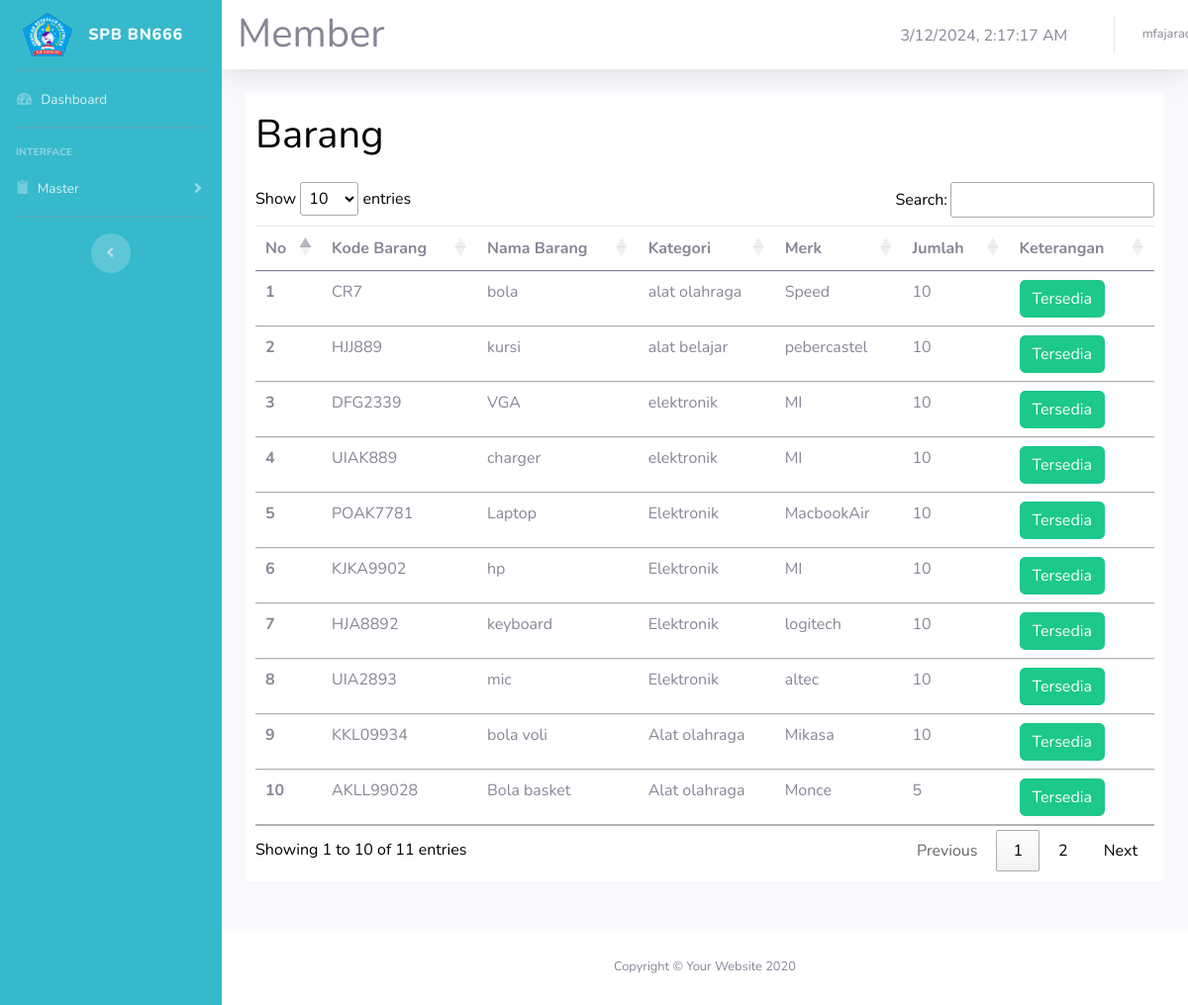
The page /member/data_barang.php (signed in) on the database its author committed.
### tables this page shows
CREATE TABLE `barang` (
  `id` int NOT NULL,
  `kode_barang` varchar(255) NOT NULL,
  `nama_brg` varchar(255) NOT NULL,
  `kategori` varchar(255) NOT NULL,
  `merk` varchar(255) NOT NULL,
  `jumlah` int NOT NULL
);

### controllers/database.php (called while the page is built, shortened)
<?php
$conn = mysqli_connect("localhost", "root", "", "sistem_peminjaman_barang");
function tampil_data($query)
{
    global $conn;
    $sql = mysqli_query($conn, $query);
    $rows = [];
    while ($row = mysqli_fetch_assoc($sql)) {
        $rows[] = $row;
    }
    return $rows;
}

### member/data_barang.php (the view, shortened to what this page needs)
<?php
include_once("../controllers/database.php");
$query = tampil_data('SELECT * FROM barang');
?>
<!DOCTYPE html>
<html lang="en">
<head>
    <link href="vendor/fontawesome-free/css/all.min.css" rel="stylesheet" type="text/css">
    <link href="https://cdn.jsdelivr.net/npm/bootstrap@5.0.2/dist/css/bootstrap.min.css" rel="stylesheet">
    <link rel="stylesheet" href="https://cdn.jsdelivr.net/npm/bootstrap-icons@1.11.3/font/bootstrap-icons.min.css">
    <link href="css/sb-admin-2.min.css" rel="stylesheet">
    <link rel="stylesheet" href="https://cdn.datatables.net/1.13.7/css/jquery.dataTables.min.css">
</head>
<body id="page-top">
    <div id="wrapper">
        <ul class="navbar-nav bg-info sidebar sidebar-dark accordion" id="accordionSidebar">
            <a class="sidebar-brand d-flex align-items-center justify-content-center">
                <div class="gambar">
                    <img src="../images/logo-bn666.png" alt="bn666" width="50">
                </div>
                <div class="sidebar-brand-text mx-3">SPB BN666</div>
            </a>
            <hr class="sidebar-divider my-0">
            <li class="nav-item">
                <a class="nav-link" href="index.php">
                    <i class="fas fa-fw fa-tachometer-alt"></i>
                    <span>Dashboard</span>
                </a>
            </li>
            <hr class="sidebar-divider">
            <div class="sidebar-heading">
                Interface
            </div>
            <li class="nav-item">
                <a class="nav-link collapsed" href="#" data-toggle="collapse" data-target="#collapseTwo" aria-expanded="true" aria-controls="collapseTwo">
                    <i class="bi bi-clipboard2-fill"></i>
                    <span>Master</span>
                </a>
            </li>
            <hr class="sidebar-divider">
            <div class="text-center d-none d-md-inline">
                <button class="rounded-circle border-0" id="sidebarToggle"></button>
            </div>
        </ul>
        <div id="content-wrapper" class="d-flex flex-column">
            <div id="content">
                <nav class="navbar navbar-expand navbar-light bg-white topbar mb-4 static-top shadow">
                    <ul class="navbar-nav ml-auto">
                        <div class="row">
                            <div class="col-9">
                                <div class="sidebar-brand-text">
                                    <h1 style="margin-right: 720px; margin-top: 10px;">Member</h1>
                                </div>
                            </div>
                            <div class="col-3">
                                <div id="datetime" style="margin-top: 24px;"></div>
                            </div>
                        </div>
                        <li class="nav-item dropdown no-arrow">
                            <a class="nav-link dropdown-toggle" href="#" id="userDropdown" role="button" data-toggle="dropdown" aria-haspopup="true" aria-expanded="false">
                                <span class="mr-2 d-none d-lg-inline text-gray-600 small"><?= $_SESSION['username']; ?></span>
                            </a>
                        </li>
                    </ul>
                </nav>
                <section>
                    <div class="container pb-5">
                        <div class="box">
                            <div class="judul mb-4 mt-2">
                                <h1>Barang</h1>
                            </div>
                            <table class="table" id="example" class="display text-center" style="width:100%">
                                <thead>
                                    <tr>
                                        <th scope="col">No</th>
                                        <th scope="col">Kode Barang</th>
                                        <th scope="col">Nama Barang</th>
                                        <th scope="col">Kategori</th>
                                        <th scope="col">Merk</th>
                                        <th scope="col">Jumlah</th>
                                        <th scope="col">Keterangan</th>
                                    </tr>
                                </thead>
                                <tbody>
                                    <?php $i = 1 ?>
                                    <?php foreach ($query as $data) : ?>
                                        <tr>
                                            <th scope="row"><?= $i; ?></th>
                                            <td><?= $data['kode_barang'] ?></td>
                                            <td><?= $data['nama_brg'] ?></td>
                                            <td><?= $data['kategori'] ?></td>
                                            <td><?= $data['merk'] ?></td>
                                            <td><?= $data['jumlah'] ?></td>
                                            <td>
                                                <?php
                                                if ($data['jumlah'] == 0) {
                                                    echo "
                                                            <button class='btn btn-danger'>tidak tersedia</button>
                                                        ";
                                                } else {
                                                    echo "
                                                            <a class='btn btn-success'>Tersedia</a>
                                                        ";
                                                }
                                                ?>
                                            </td>
                                        </tr>
                                        <?php $i++; ?>
                                    <?php endforeach; ?>
                                </tbody>
                            </table>
                        </div>
                    </div>
                </section>
            </div>
            <footer class="sticky-footer bg-white">
                <div class="container my-auto">
                    <div class="copyright text-center my-auto">
                        <span>Copyright &copy; Your Website 2020</span>
                    </div>
                </div>
            </footer>
        </div>
    </div>
</body>
</html>

### member/data_barang.php (style rules this page uses)
.box { color: black; background-color: white; padding: 10px; }

### rows shown on the page
barang: kode_barang "CR7", nama_brg "bola", kategori "alat olahraga", merk "Speed", jumlah "10", shows "Tersedia"
barang: kode_barang "HJJ889", nama_brg "kursi", kategori "alat belajar", merk "pebercastel", jumlah "10", shows "Tersedia"
barang: kode_barang "DFG2339", nama_brg "VGA", kategori "elektronik", merk "MI", jumlah "10", shows "Tersedia"
barang: kode_barang "UIAK889", nama_brg "charger", kategori "elektronik", merk "MI", jumlah "10", shows "Tersedia"
barang: kode_barang "POAK7781", nama_brg "Laptop", kategori "Elektronik", merk "MacbookAir", jumlah "10", shows "Tersedia"
barang: kode_barang "KJKA9902", nama_brg "hp", kategori "Elektronik", merk "MI", jumlah "10", shows "Tersedia"
barang: kode_barang "HJA8892", nama_brg "keyboard", kategori "Elektronik", merk "logitech", jumlah "10", shows "Tersedia"
barang: kode_barang "UIA2893", nama_brg "mic", kategori "Elektronik", merk "altec", jumlah "10", shows "Tersedia"
barang: kode_barang "KKL09934", nama_brg "bola voli", kategori "Alat olahraga", merk "Mikasa", jumlah "10", shows "Tersedia"
barang: kode_barang "AKLL99028", nama_brg "Bola basket", kategori "Alat olahraga", merk "Monce", jumlah "5", shows "Tersedia"
